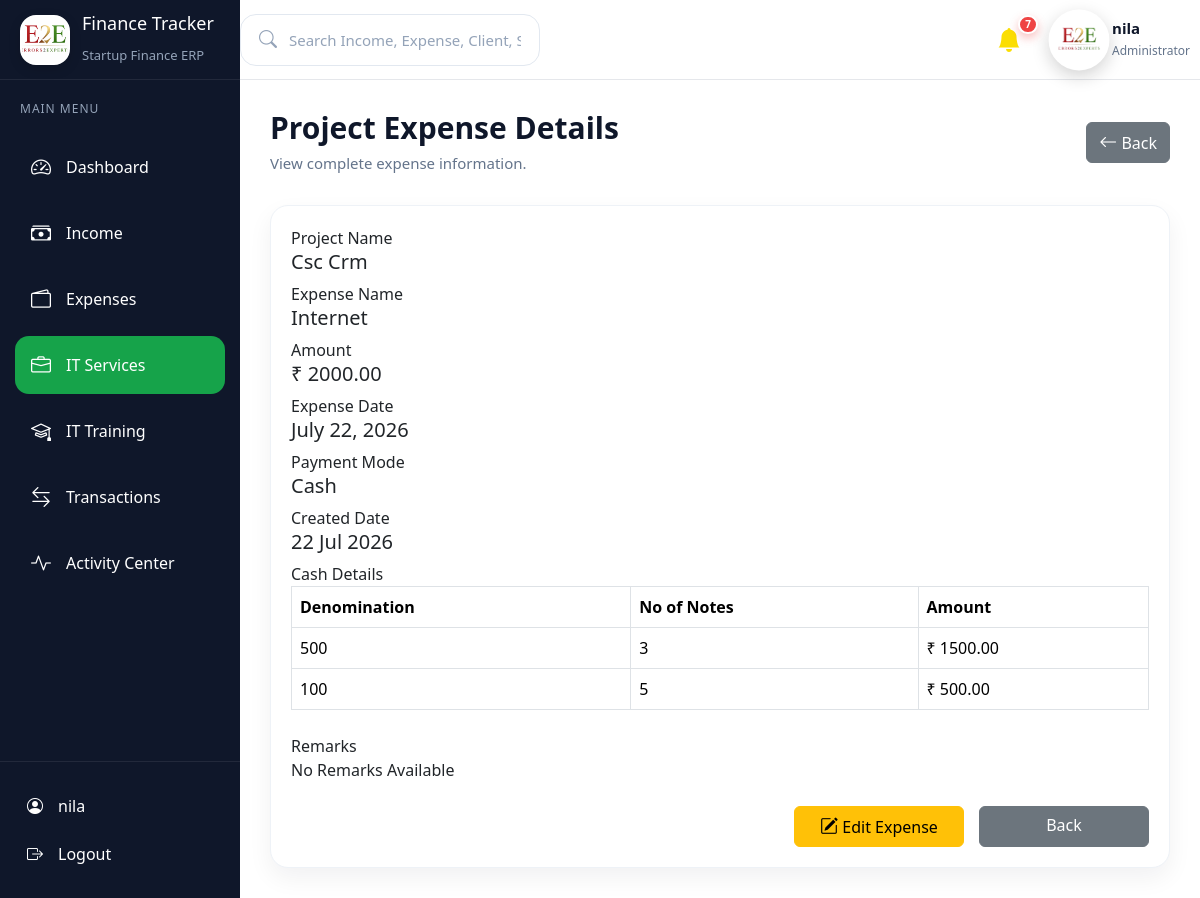
/services/project-expenses/view/3/ (signed in), run on the app's committed database.
### services/models.py (models this page shows, shortened)
class ProjectExpense(models.Model):
    PAYMENT_CHOICES = [
        ("Cash", "Cash"),
        ("UPI", "UPI"),
        ("Bank", "Bank Transfer"),
        ("Card", "Card"),
        ("Cheque", "Cheque"),
    ]
    payment_mode = models.CharField(
        max_length=20,
        choices=PAYMENT_CHOICES,
    )
    transaction_id = models.CharField(
        max_length=150,
        blank=True,
        null=True
    )
    cheque_number = models.CharField(
        max_length=100,
        blank=True,
        null=True
    )
    bank_name = models.CharField(
        max_length=150,
        blank=True,
        null=True
    )
    project = models.ForeignKey(
        Project,
        on_delete=models.CASCADE,
        related_name="expenses"
    )
    expense_name = models.CharField(
        max_length=200
    )
    amount = models.DecimalField(
        max_digits=12,
        decimal_places=2
    )
    expense_date = models.DateField()
    remarks = models.TextField(
        blank=True,
        null=True
    )
    created_at = models.DateTimeField(
        auto_now_add=True
    )
    class Meta:
        ordering = ["-id"]

class Project(models.Model):
    SERVICE_CHOICES = (
        ("Website", "Website"),
        ("Web Application", "Web Application"),
        ("Mobile Application", "Mobile Application"),
        ("UI/UX Design", "UI/UX Design"),
        ("Digital Marketing", "Digital Marketing"),
        ("SEO", "SEO"),
        ("ERP Development", "ERP Development"),
        ("Other", "Other"),
    )
    STATUS_CHOICES = (
        ("Pending", "Pending"),
        ("In Progress", "In Progress"),
        ("Completed", "Completed"),
        ("On Hold", "On Hold"),
    )
    client = models.ForeignKey(
        Client,
        on_delete=models.CASCADE,
        related_name="projects"
    )
    project_name = models.CharField(
        max_length=200,
        unique=True
    )
    service_type = models.CharField(
        max_length=100,
        choices=SERVICE_CHOICES
    )
    project_amount = models.DecimalField(
        max_digits=12,
        decimal_places=2
    )
    start_date = models.DateField()
    end_date = models.DateField()
    status = models.CharField(
        max_length=30,
        choices=STATUS_CHOICES,
        default="Pending"
    )
    description = models.TextField(
        blank=True,
        null=True
    )
    created_at = models.DateTimeField(
        auto_now_add=True
    )
    updated_at = models.DateTimeField(
        auto_now=True
    )
    class Meta:
        ordering = ["-id"]

class ProjectExpenseCashDenomination(models.Model):
    DENOMINATION_CHOICES = [
        (500, "₹500"),
        (200, "₹200"),
        (100, "₹100"),
        (50, "₹50"),
        (20, "₹20"),
        (10, "₹10"),
    ]
    expense = models.ForeignKey(
        ProjectExpense,
        related_name="cash_denominations",
        on_delete=models.CASCADE
    )
    denomination = models.IntegerField(
        choices=DENOMINATION_CHOICES
    )
    notes_count = models.PositiveIntegerField()
    amount = models.DecimalField(
        max_digits=12,
        decimal_places=2
    )

### services/views.py (the view)
# urls.py: path("view/<int:id>/", views.view_expense, name="view_expense"),
def view_expense(request, id):
    expense = get_object_or_404(
        ProjectExpense,
        id=id
    )
    cash_denominations = expense.cash_denominations.all()
    log_activity(
        module="Services",
        action="View",
        record_name=expense.project.project_name,
        description=f"Viewed Project Expense '{expense.expense_name}' (₹{expense.amount}) for project '{expense.project.project_name}'.",
        user=request.user,
    )
    return render(
        request,
        "services/view_expense.html",
        {
            "expense": expense,
            "cash_denominations": cash_denominations,
        }
    )

### activity/context_processors.py (called while the page is built)
def notification_context(request):
    unread_notifications = Notification.objects.filter(
        is_read=False
    ).count()
    recent_notifications = Notification.objects.filter(
        is_read=False
    ).order_by("-created_at")[:5]
    return {
        "unread_notifications": unread_notifications,
        "recent_notifications": recent_notifications,
    }

### activity/models.py (called while the page is built)
    def clean(self):
        if len(self.module.strip()) < 2:
            raise ValidationError({
                "module": "Module name is required."
            })
        if len(self.action.strip()) < 2:
            raise ValidationError({
                "action": "Action is required."
            })
        if len(self.record_name.strip()) < 2:
            raise ValidationError({
                "record_name": "Record name is required."
            })

    def save(self, *args, **kwargs):
        self.full_clean()
        super().save(*args, **kwargs)

### activity/services.py (called while the page is built)
def log_activity(
    module,
    action,
    record_name,
    description,
    user=None,
):
    ActivityLog.objects.create(
        module=module,
        action=action,
        record_name=record_name,
        description=description,
        user=user,
    )

### templates/services/view_expense.html (shortened to what this page needs)
{% extends 'base.html' %}
{% block content %}
<div class="page-header">
    <div>
        <h2>Project Expense Details</h2>
        <p>View complete expense information.</p>
    </div>
    <a href="{% url 'services:expense_list' %}" class="btn btn-secondary">
        <i class="bi bi-arrow-left"></i>
        Back
    </a>
</div>
<div class="dashboard-box">
    <div class="details-grid">
        <div class="detail-item">
            <label>Project Name</label>
            <h5>{{ expense.project.project_name }}</h5>
        </div>
        <div class="detail-item">
            <label>Expense Name</label>
            <h5>{{ expense.expense_name }}</h5>
        </div>
        <div class="detail-item">
            <label>Amount</label>
            <h5>₹ {{ expense.amount }}</h5>
        </div>
        <div class="detail-item">
            <label>Expense Date</label>
            <h5>{{ expense.expense_date }}</h5>
        </div>
        <div class="detail-item">
    <label>Payment Mode</label>
    <h5>{{ expense.payment_mode }}</h5>
</div>
        <div class="detail-item">
            <label>Created Date</label>
            <h5>{{ expense.created_at|date:"d M Y" }}</h5>
        </div>
    </div>
    {% if expense.payment_mode == "Cash" %}
<div class="detail-item" style="grid-column:1/-1;">
    <label>Cash Details</label>
    <table class="table table-bordered">
        <thead>
            <tr>
                <th>Denomination</th>
                <th>No of Notes</th>
                <th>Amount</th>
            </tr>
        </thead>
        <tbody>
            {% for cash in expense.cash_denominations.all %}
            <tr>
                <td>{{ cash.denomination }}</td>
                <td>{{ cash.notes_count }}</td>
                <td>₹ {{ cash.amount }}</td>
            </tr>
            {% endfor %}
        </tbody>
    </table>
</div>
{% elif expense.payment_mode == "UPI" or expense.payment_mode == "Bank" or expense.payment_mode == "Card" %}
<div class="detail-item">
    <label>Transaction ID</label>
    <h5>{{ expense.transaction_id }}</h5>
</div>
{% endif %}
    <div class="detail-item mt-4">
        <label>Remarks</label>
        <div class="description-box">
            {{ expense.remarks|default:"No Remarks Available" }}
        </div>
    </div>
    <div class="form-buttons mt-4">
        <a href="{% url 'services:edit_expense' expense.id %}"
           class="btn btn-warning">
            <i class="bi bi-pencil-square"></i>
            Edit Expense
        </a>
        <a href="{% url 'services:expense_list' %}"
           class="btn btn-secondary">
            Back
        </a>
    </div>
</div>
{% endblock %}

### templates/includes/sidebar.html (shortened to what this page needs)
{% load static %}
<aside class="sidebar" id="sidebar">
    <div class="sidebar-header">
        <div class="brand">
            <div class="brand-logo">
                <img
    src="{% static 'images/e2e.jpeg' %}"
    alt="E2E Logo"
    class="brand-logo-img"
>
            </div>
            <div class="brand-text">
                <h2>Finance Tracker</h2>
                <span>Startup Finance ERP</span>
            </div>
        </div>
    </div>
    <div class="menu-title">
        MAIN MENU
    </div>
    <ul class="sidebar-menu">
        <li>
            <a href="/dashboard/" class="{% if '/dashboard/' in request.path %}active{% endif %}">
                <i class="bi bi-speedometer2"></i>
                <span>Dashboard</span>
            </a>
        </li>
        <li>
            <a href="/income/" class="{% if '/income/' in request.path %}active{% endif %}">
                <i class="bi bi-cash-stack"></i>
                <span>Income</span>
            </a>
        </li>
        <li>
            <a href="/expenses/" class="{% if '/expenses/' in request.path %}active{% endif %}">
                <i class="bi bi-wallet2"></i>
                <span>Expenses</span>
            </a>
        </li>
        <li>
            <a href="/services/" class="{% if '/services/' in request.path %}active{% endif %}">
                <i class="bi bi-briefcase"></i>
                <span>IT Services</span>
            </a>
        </li>
        <li>
            <a href="/training/" class="{% if '/training/' in request.path %}active{% endif %}">
                <i class="bi bi-mortarboard"></i>
                <span>IT Training</span>
            </a>
        </li>
        <li>
            <a href="/transactions/" class="{% if '/transactions/' in request.path %}active{% endif %}">
                <i class="bi bi-arrow-left-right"></i>
                <span>Transactions</span>
            </a>
        </li>
        <li>
            <a href="/activity/" class="{% if '/activity/' in request.path %}active{% endif %}">
                <i class="bi bi-activity"></i>
                <span>Activity Center</span>
            </a>
        </li>
    </ul>
    <div class="sidebar-footer">
        <a href="/admin/">
            <i class="bi bi-person-circle"></i>
            <span>{{ request.user.username }}</span>
        </a>
        <a href="/logout/">
            <i class="bi bi-box-arrow-right"></i>
            <span>Logout</span>
        </a>
    </div>
</aside>

### templates/includes/navbar.html (shortened to what this page needs)
{% load static %}
<nav class="navbar">
    <div class="navbar-left">
        <div class="search-box">
            <i class="bi bi-search"></i>
            <input type="text" id="globalSearch" placeholder="Search Income, Expense, Client, Student..."
                autocomplete="off">
        </div>
    </div>
    <div class="navbar-right">
        <a href="{% url 'notification_list' %}" class="nav-icon notification-icon">
            <i class="bi bi-bell-fill"></i>
            {% if unread_notifications > 0 %}
            <span class="count">
                {{ unread_notifications }}
            </span>
            {% endif %}
        </a>
        <div class="profile">
       <img
    src="{% static 'images/e2e-logo.png' %}"
    alt="E2E Logo"
    class="profile-avatar"
>
            <div>
                <h5>{{ request.user.username }}</h5>
                <span>Administrator</span>
            </div>
        </div>
    </div>
</nav>

### static/css/style.css (style rules this page uses)
* { margin:0; padding:0; box-sizing:border-box; font-family:"Segoe UI",sans-serif; }
body { background:var(--bg); color:var(--text); font-family:"Inter",sans-serif; font-size:14px; line-height:1.6; }

### static/css/sidebar.css (style rules this page uses)
.sidebar { position:fixed; top:0; left:0; bottom:0; width:280px; display:flex; flex-direction:column; background:#0f172a; color:#fff; overflow:hidden; z-index:9999; }
.sidebar-header { height:80px; padding:20px; display:flex; align-items:center; gap:15px; border-bottom:1px solid rgba(255,255,255,.08); }
.brand { display:flex; align-items:center; gap:12px; }
.brand-logo { width:50px; height:50px; background:#fff; border-radius:16px; overflow:hidden; display:flex; align-items:center; justify-content:center; border:2px solid #ffffff; box-shadow:0 4px 12px rgba(0,0,0,.15); }
.brand-logo-img { width:100%; height:100%; object-fit:cover; transform:scale(1.45); transform-origin:center; border-radius:12px; }
.brand h2 { font-size:18px; }
.brand span { color:#94a3b8; font-size:13px; }
.menu-title { padding:20px; color:#94a3b8; font-size:12px; letter-spacing:1px; }
.sidebar-menu { list-style:none; padding:0 15px 20px; flex:1 1 auto; min-height:0; overflow-y:auto; overflow-x:hidden; -webkit-overflow-scrolling:touch; scrollbar-width:thin; }
.sidebar-menu li { margin-bottom:8px; }
.sidebar-menu a { display:flex; align-items:center; gap:15px; text-decoration:none; color:white; padding:14px 16px; border-radius:14px; transition:.3s; }
.sidebar-menu a:hover, .sidebar-menu a.active { background:#16a34a; }
.sidebar-menu i { font-size:20px; }
.sidebar-footer { margin-top:auto; flex-shrink:0; padding:20px 15px; background:#0f172a; border-top:1px solid rgba(255,255,255,.08); }
.sidebar-footer a { display:flex; align-items:center; gap:15px; text-decoration:none; color:white; padding:12px; border-radius:12px; }
@media (max-width:1400px) { .sidebar { width:260px; } }
@media (max-width:1200px) { .sidebar { width:240px; } }

### static/css/navbar.css (style rules this page uses)
.navbar { height:80px; background:#fff; display:flex; justify-content:space-between; align-items:center; padding:0 35px; border-bottom:1px solid #e5e7eb; position:sticky; top:0; z-index:999; }
.navbar-left { display:flex; align-items:center; gap:18px; }
.search-box { position:relative; width:430px; height:52px; display:flex; align-items:center; padding:0 18px; background:#fff; border:1px solid #e2e8f0; border-radius:16px; transition:.35s; }
.search-box i { color:#94a3b8; font-size:18px; }
.search-box input { width:100%; height:100%; border:none; outline:none; background:transparent; padding-left:12px; font-size:15px; }
.search-box input::placeholder { color:#94a3b8; }
.navbar-right { display:flex; align-items:center; gap:18px; }
.nav-icon { position: relative; display: flex; align-items: center; justify-content: center; width: 42px; height: 42px; text-decoration: none; color: #fbde02; font-size: 24px; border-radius: 50%; transition: all .3s ease; }
.count { position:absolute; top:-4px; right:-8px; min-width:19px; height:19px; padding:0 5px; border-radius:999px; background:#ef4444; color:#fff; display:flex; justify-content:center; align-items:center; font-size:10px; font-weight:700; line-height:1; border:2px solid #fff; box-shadow:0 4px 10px rgba(239,68,68,.35); }
.profile { display:flex; align-items:center; gap:12px; padding:6px 10px; border-radius:14px; cursor:pointer; transition:.35s; }
.profile img { width:42px; height:42px; object-fit:cover; border-radius:50%; background:#fff; border:2px solid #ffffff; padding:0; transform:scale(1.45); transform-origin:center; box-shadow:0 4px 12px rgba(18, 16, 16, 0.18); transition:.3s ease; }
.profile h5 { margin:0; font-size:15px; color:#0f172a; font-weight:600; }
.profile span { font-size:12px; color:#64748b; }
@media (max-width:1400px) { .search-box { width:360px; } }
@media (max-width:1200px) { .search-box { width:300px; } }

### static/css/dashboard.css (style rules this page uses)
.dashboard-box { background: #ffffff; border-radius: 18px; padding: 20px; box-shadow: 0 10px 25px rgba(15, 23, 42, .06); border: 1px solid #eef2f7; transition: .3s; }

### data on the page
ProjectExpense: project.project_name "Csc Crm", expense_name "Internet", amount "2000.00", expense_date "July 22, 2026", payment_mode "Cash", created_at "22 Jul 2026", remarks "No Remarks Available"
ProjectExpenseCashDenomination: denomination "500", notes_count "3", amount "1500.00"
ProjectExpenseCashDenomination: denomination "100", notes_count "5", amount "500.00"

### other printed values
{{ request.user.username }} "nila"
{{ unread_notifications }} "7"
